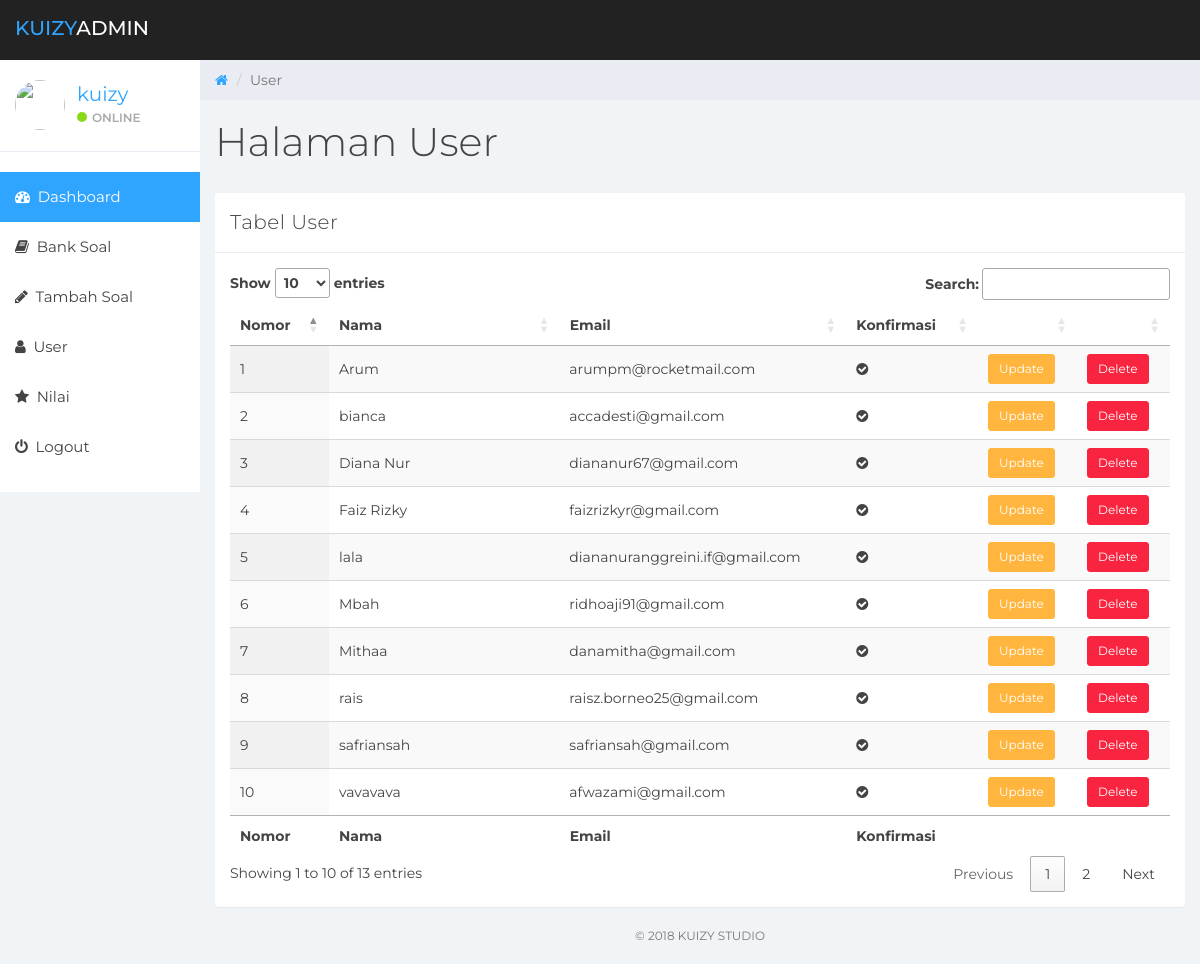
The page /user.php (signed in) on the database its author committed.
### tables this page shows
CREATE TABLE `user` (
  `id` int(11) NOT NULL,
  `nama` varchar(255) NOT NULL,
  `email` varchar(255) NOT NULL,
  `password` varchar(255) NOT NULL,
  `vEmail` varchar(255) DEFAULT NULL
);

### user.php (the view, shortened to what this page needs)
<?php
include "act/con.php";
$no=1;
?>
<!DOCTYPE html>
<html>
<head>
	<link rel="stylesheet" type="text/css" href="https://cdn.datatables.net/1.10.16/css/jquery.dataTables.css">
	<link href="css/bootstrap.min.css" rel="stylesheet">
	<link rel="stylesheet" href="https://cdnjs.cloudflare.com/ajax/libs/font-awesome/4.7.0/css/font-awesome.min.css">
	<link href="css/datepicker3.css" rel="stylesheet">
	<link href="css/styles.css" rel="stylesheet">
</head>
<body>
	<?php include"tem/sidebar.php"; ?>
	<div class="col-sm-9 col-sm-offset-3 col-lg-10 col-lg-offset-2 main">
		<div class="row">
			<ol class="breadcrumb">
				<li><a href="https://kuizy.000webhostapp.com/">
					<em class="fa fa-home"></em>
				</a></li>
				<li class="active">User</li>
			</ol>
		</div>
		<div class="row">
			<div class="col-lg-12">
				<h1 class="page-header">Halaman User</h1>
			</div>
		</div>
		<div class="row">
			<div class="col-lg-12">
				<div class="panel panel-default">
					<div class="panel-heading">Tabel User</div>
					<div class="panel-body">
						<table id="example" class="display" cellspacing="0" width="100%">
        <thead>
            <tr>
                <th>Nomor</th>
                <th>Nama</th>
                <th>Email</th>
                <th>Konfirmasi</th>
                <th></th>
                <th></th>
            </tr>
        </thead>
        <tfoot>
            <tr>
                <th>Nomor</th>
                <th>Nama</th>
                <th>Email</th>
                <th>Konfirmasi</th>
                <th></th>
                <th></th>
            </tr>
        </tfoot>
        <tbody>
        <?php
        $sql = "SELECT * FROM user order by nama asc";
        $query = $conn->query($sql);
        while ($row = $query->fetch_assoc()) :?>
        	<tr>
        		<td><?php echo $no;?></td>
        		<td><?php echo $row['nama'];?></td>
        		<td><?php echo $row['email'];?></td>
        		<td><?php if($row['vEmail']==1) echo"<em class='fa fa-check-circle'>&nbsp;</em>"; else echo"<em class='fa fa-times'>&nbsp;</em>";?></td>
        		<td><a href="updateuser/<?php echo $row['id'];?>"><button type="button" class="btn btn-sm btn-warning">Update</button></a></td>
        		<td><form method="post" action="act/proses_delete_user.php"><input name="kode" hidden value="<?php echo $row['id'];?>"><button type="submit" class="btn btn-sm btn-danger">Delete</button></form></td>
        	</tr>
        <?php $no++; endwhile;?>
        </tbody>
    </table>
					</div>
				</div>
			</div>
			<div class="col-sm-12">
				<p class="back-link">&copy; 2018 Kuizy Studio</p>
			</div>
		</div>
	</div>
</body>
</html>

### css/styles.css (style rules this page uses)
body { background: #f1f4f7; padding-top: 60px; font-size: 14px; color: #444444; font-family: "Montserrat", "Helvetica Neue", Helvetica, Arial, sans-serif; }
p { color: #777; }
a, a:hover, a:focus { color: #30a5ff; }
h1, h2, h3, h4, h5, h6 { color: #444444; }
h1 { font-weight: 300; font-size: 40px; }
.btn-warning, .btn-warning:hover, .btn-warning:focus, .btn-warning:active, .btn-warning.active, .open > .dropdown-toggle.btn-warning, .btn-warning.disabled, .btn-warning[disabled], fieldset[disabled] .btn-warning, .btn-warning.disabled:hover, .btn-warning[disabled]:hover, fieldset[disabled] .btn-warning:hover, .btn-warning.disabled:focus, .btn-warning[disabled]:focus, fieldset[disabled] .btn-warning:focus, .btn-warning.disabled:active, .btn-warning[disabled]:active, fieldset[disabled] .btn-warning:active, .btn-warning.disabled.active, .btn-warning[disabled].active, fieldset[disabled] .btn-warning.active { background-color: #ffb53e; border-color: #ffb53e; }
.btn-danger, .btn-danger:hover, .btn-danger:focus, .btn-danger:active, .btn-danger.active, .open > .dropdown-toggle.btn-danger, .btn-danger.disabled, .btn-danger[disabled], fieldset[disabled] .btn-danger, .btn-danger.disabled:hover, .btn-danger[disabled]:hover, fieldset[disabled] .btn-danger:hover, .btn-danger.disabled:focus, .btn-danger[disabled]:focus, fieldset[disabled] .btn-danger:focus, .btn-danger.disabled:active, .btn-danger[disabled]:active, fieldset[disabled] .btn-danger:active, .btn-danger.disabled.active, .btn-danger[disabled].active, fieldset[disabled] .btn-danger.active { background-color: #f9243f; border-color: #f9243f; }
.panel { border: 0; }
.panel-heading { font-size: 20px; font-weight: 300; letter-spacing: 0.025em; height: 60px; line-height: 38px; }
.panel-default .panel-heading { background: #fff; border-bottom: 1px solid #e9ecf2; color: #444444; }
.breadcrumb { border-radius: 0; padding: 10px 15px 10px 15px; background: #e9ecf2; margin: 0; }
h1.page-header { margin-top: 20px; border-bottom: 0; }
p.back-link { text-align: center; margin-bottom: 20px; font-size: 12px; text-transform: uppercase; }

### rows shown on the page
user: nama "Arum", email "arumpm@rocketmail.com", vEmail "1" (drawn)
user: nama "bianca", email "accadesti@gmail.com", vEmail "1" (drawn)
user: nama "Diana Nur", email "diananur67@gmail.com", vEmail "1" (drawn)
user: nama "Faiz Rizky", email "faizrizkyr@gmail.com", vEmail "1" (drawn)
user: nama "lala", email "diananuranggreini.if@gmail.com", vEmail "1" (drawn)
user: nama "Mbah", email "ridhoaji91@gmail.com", vEmail "1" (drawn)
user: nama "Mithaa", email "danamitha@gmail.com", vEmail "1" (drawn)
user: nama "rais", email "raisz.borneo25@gmail.com", vEmail "1" (drawn)
user: nama "safriansah", email "safriansah@gmail.com", vEmail "1" (drawn)
user: nama "vavavava", email "afwazami@gmail.com", vEmail "1" (drawn)

### other values the page prints
$_SESSION['username'] "kuizy"
